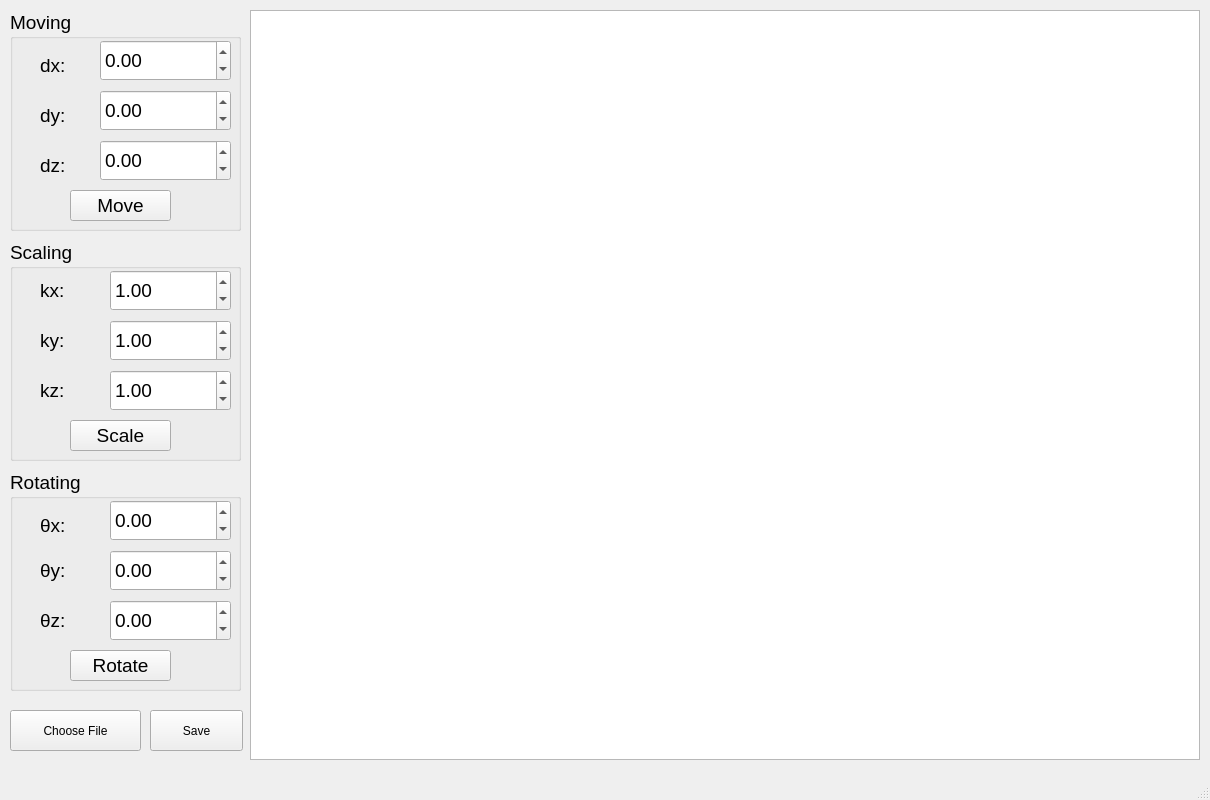
<?xml version="1.0" encoding="UTF-8"?>
<ui version="4.0">
 <class>MainWindow</class>
 <widget class="QMainWindow" name="MainWindow">
  <property name="geometry">
   <rect>
    <x>0</x>
    <y>0</y>
    <width>1210</width>
    <height>800</height>
   </rect>
  </property>
  <property name="windowTitle">
   <string>MainWindow</string>
  </property>
  <widget class="QWidget" name="centralwidget">
   <widget class="QGraphicsView" name="graphicsView">
    <property name="geometry">
     <rect>
      <x>250</x>
      <y>10</y>
      <width>950</width>
      <height>750</height>
     </rect>
    </property>
   </widget>
   <widget class="QGroupBox" name="groupBox">
    <property name="geometry">
     <rect>
      <x>10</x>
      <y>10</y>
      <width>231</width>
      <height>221</height>
     </rect>
    </property>
    <property name="font">
     <font>
      <pointsize>14</pointsize>
     </font>
    </property>
    <property name="title">
     <string>Moving</string>
    </property>
    <widget class="QDoubleSpinBox" name="entry_dx">
     <property name="geometry">
      <rect>
       <x>90</x>
       <y>30</y>
       <width>131</width>
       <height>41</height>
      </rect>
     </property>
     <property name="minimum">
      <double>-1000.000000000000000</double>
     </property>
     <property name="maximum">
      <double>1000.000000000000000</double>
     </property>
    </widget>
    <widget class="QDoubleSpinBox" name="entry_dy">
     <property name="geometry">
      <rect>
       <x>90</x>
       <y>80</y>
       <width>131</width>
       <height>41</height>
      </rect>
     </property>
     <property name="minimum">
      <double>-1000.000000000000000</double>
     </property>
     <property name="maximum">
      <double>1000.000000000000000</double>
     </property>
    </widget>
    <widget class="QDoubleSpinBox" name="entry_dz">
     <property name="geometry">
      <rect>
       <x>90</x>
       <y>130</y>
       <width>131</width>
       <height>41</height>
      </rect>
     </property>
     <property name="minimum">
      <double>-1000.000000000000000</double>
     </property>
     <property name="maximum">
      <double>1000.000000000000000</double>
     </property>
    </widget>
    <widget class="QPushButton" name="button_move">
     <property name="geometry">
      <rect>
       <x>60</x>
       <y>180</y>
       <width>101</width>
       <height>31</height>
      </rect>
     </property>
     <property name="text">
      <string>Move</string>
     </property>
    </widget>
    <widget class="QLabel" name="label_dx">
     <property name="geometry">
      <rect>
       <x>30</x>
       <y>40</y>
       <width>49</width>
       <height>31</height>
      </rect>
     </property>
     <property name="text">
      <string>dx:</string>
     </property>
    </widget>
    <widget class="QLabel" name="label_dy">
     <property name="geometry">
      <rect>
       <x>30</x>
       <y>90</y>
       <width>49</width>
       <height>31</height>
      </rect>
     </property>
     <property name="text">
      <string>dy:</string>
     </property>
    </widget>
    <widget class="QLabel" name="label_dz">
     <property name="geometry">
      <rect>
       <x>30</x>
       <y>140</y>
       <width>41</width>
       <height>31</height>
      </rect>
     </property>
     <property name="text">
      <string>dz:</string>
     </property>
    </widget>
   </widget>
   <widget class="QGroupBox" name="groupBox_2">
    <property name="geometry">
     <rect>
      <x>10</x>
      <y>240</y>
      <width>231</width>
      <height>221</height>
     </rect>
    </property>
    <property name="font">
     <font>
      <pointsize>14</pointsize>
     </font>
    </property>
    <property name="title">
     <string>Scaling</string>
    </property>
    <widget class="QDoubleSpinBox" name="entry_kx">
     <property name="geometry">
      <rect>
       <x>100</x>
       <y>30</y>
       <width>121</width>
       <height>41</height>
      </rect>
     </property>
     <property name="maximum">
      <double>1000.000000000000000</double>
     </property>
     <property name="value">
      <double>1.000000000000000</double>
     </property>
    </widget>
    <widget class="QDoubleSpinBox" name="entry_ky">
     <property name="geometry">
      <rect>
       <x>100</x>
       <y>80</y>
       <width>121</width>
       <height>41</height>
      </rect>
     </property>
     <property name="maximum">
      <double>1000.000000000000000</double>
     </property>
     <property name="value">
      <double>1.000000000000000</double>
     </property>
    </widget>
    <widget class="QDoubleSpinBox" name="entry_kz">
     <property name="enabled">
      <bool>true</bool>
     </property>
     <property name="geometry">
      <rect>
       <x>100</x>
       <y>130</y>
       <width>121</width>
       <height>41</height>
      </rect>
     </property>
     <property name="tabletTracking">
      <bool>false</bool>
     </property>
     <property name="maximum">
      <double>1000.000000000000000</double>
     </property>
     <property name="value">
      <double>1.000000000000000</double>
     </property>
    </widget>
    <widget class="QPushButton" name="button_scale">
     <property name="geometry">
      <rect>
       <x>60</x>
       <y>180</y>
       <width>101</width>
       <height>31</height>
      </rect>
     </property>
     <property name="text">
      <string>Scale</string>
     </property>
    </widget>
    <widget class="QLabel" name="label_kx">
     <property name="geometry">
      <rect>
       <x>30</x>
       <y>40</y>
       <width>49</width>
       <height>21</height>
      </rect>
     </property>
     <property name="text">
      <string>kx:</string>
     </property>
    </widget>
    <widget class="QLabel" name="label_ky">
     <property name="geometry">
      <rect>
       <x>30</x>
       <y>90</y>
       <width>49</width>
       <height>21</height>
      </rect>
     </property>
     <property name="text">
      <string>ky:</string>
     </property>
    </widget>
    <widget class="QLabel" name="label_kz">
     <property name="geometry">
      <rect>
       <x>30</x>
       <y>140</y>
       <width>49</width>
       <height>21</height>
      </rect>
     </property>
     <property name="text">
      <string>kz:</string>
     </property>
    </widget>
   </widget>
   <widget class="QGroupBox" name="groupBox_3">
    <property name="geometry">
     <rect>
      <x>10</x>
      <y>470</y>
      <width>231</width>
      <height>221</height>
     </rect>
    </property>
    <property name="font">
     <font>
      <pointsize>14</pointsize>
     </font>
    </property>
    <property name="title">
     <string>Rotating</string>
    </property>
    <widget class="QDoubleSpinBox" name="entry_rx">
     <property name="geometry">
      <rect>
       <x>100</x>
       <y>30</y>
       <width>121</width>
       <height>41</height>
      </rect>
     </property>
     <property name="minimum">
      <double>-1000.000000000000000</double>
     </property>
     <property name="maximum">
      <double>1000.000000000000000</double>
     </property>
    </widget>
    <widget class="QDoubleSpinBox" name="entry_ry">
     <property name="geometry">
      <rect>
       <x>100</x>
       <y>80</y>
       <width>121</width>
       <height>41</height>
      </rect>
     </property>
     <property name="minimum">
      <double>-1000.000000000000000</double>
     </property>
     <property name="maximum">
      <double>1000.000000000000000</double>
     </property>
    </widget>
    <widget class="QDoubleSpinBox" name="entry_rz">
     <property name="geometry">
      <rect>
       <x>100</x>
       <y>130</y>
       <width>121</width>
       <height>41</height>
      </rect>
     </property>
     <property name="minimum">
      <double>-1000.000000000000000</double>
     </property>
     <property name="value">
      <double>0.000000000000000</double>
     </property>
    </widget>
    <widget class="QPushButton" name="button_rotate">
     <property name="geometry">
      <rect>
       <x>60</x>
       <y>180</y>
       <width>101</width>
       <height>31</height>
      </rect>
     </property>
     <property name="text">
      <string>Rotate</string>
     </property>
    </widget>
    <widget class="QLabel" name="label_rx">
     <property name="geometry">
      <rect>
       <x>30</x>
       <y>45</y>
       <width>49</width>
       <height>21</height>
      </rect>
     </property>
     <property name="text">
      <string>θx:</string>
     </property>
    </widget>
    <widget class="QLabel" name="label_ry">
     <property name="geometry">
      <rect>
       <x>30</x>
       <y>90</y>
       <width>49</width>
       <height>21</height>
      </rect>
     </property>
     <property name="text">
      <string>θy:</string>
     </property>
    </widget>
    <widget class="QLabel" name="label_rz">
     <property name="geometry">
      <rect>
       <x>30</x>
       <y>140</y>
       <width>49</width>
       <height>21</height>
      </rect>
     </property>
     <property name="text">
      <string>θz:</string>
     </property>
    </widget>
   </widget>
   <widget class="QPushButton" name="button_file">
    <property name="geometry">
     <rect>
      <x>10</x>
      <y>710</y>
      <width>131</width>
      <height>41</height>
     </rect>
    </property>
    <property name="styleSheet">
     <string notr="true"/>
    </property>
    <property name="text">
     <string>Choose File</string>
    </property>
   </widget>
   <widget class="QPushButton" name="button_save">
    <property name="geometry">
     <rect>
      <x>150</x>
      <y>710</y>
      <width>93</width>
      <height>41</height>
     </rect>
    </property>
    <property name="text">
     <string>Save</string>
    </property>
   </widget>
  </widget>
  <widget class="QMenuBar" name="menubar">
   <property name="geometry">
    <rect>
     <x>0</x>
     <y>0</y>
     <width>1210</width>
     <height>22</height>
    </rect>
   </property>
  </widget>
  <widget class="QStatusBar" name="statusbar"/>
 </widget>
 <resources/>
 <connections/>
</ui>
